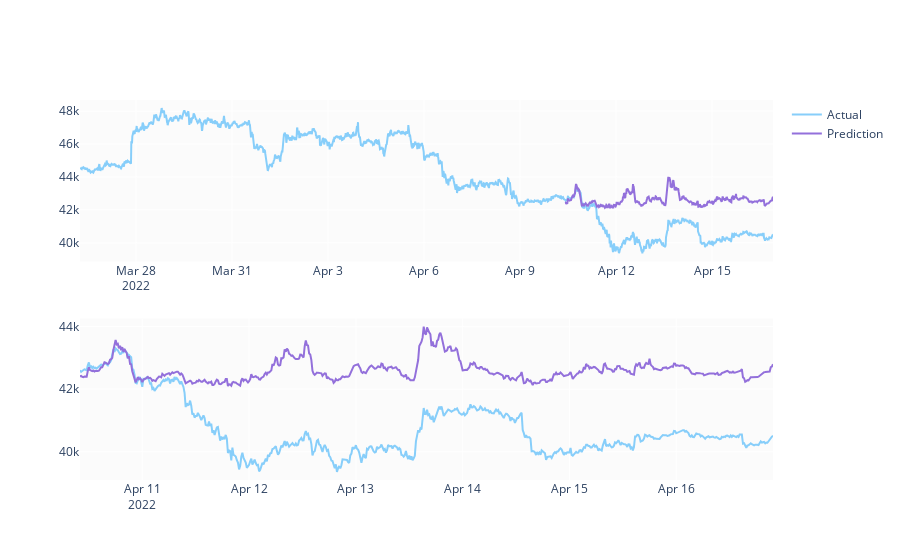

Notebook code cell kept with this figure:
### Code cell
predicted_prices = btc_df.loc[test_split_idx:].copy()
predicted_prices['Close'] = y_pred

fig = make_subplots(rows=2, cols=1)
fig.add_trace(go.Scatter(x=btc_df.time, y=btc_df.close,
                         name='Actual',
                         marker_color='LightSkyBlue'), row=1, col=1)

fig.add_trace(go.Scatter(x=predicted_prices.time,
                         y=predicted_prices.Close,
                         name='Prediction',
                         marker_color='MediumPurple'), row=1, col=1)

fig.add_trace(go.Scatter(x=predicted_prices.time,
                         y=y_test,
                         name='Actual',
                         marker_color='LightSkyBlue',
                         showlegend=False), row=2, col=1)

fig.add_trace(go.Scatter(x=predicted_prices.time,
                         y=y_pred,
                         name='Prediction',
                         marker_color='MediumPurple',
                         showlegend=False), row=2, col=1)

fig.show()
fig.write_image(f'images/{img_name}predictions.png')

### Figure 1 — Plotly figure (JSON) as saved in the notebook; plotly's stock layout.template omitted (floating-point values rounded to 4 significant figures; data arrays with more than 128 entries replaced by an {"elided": "..."} marker saying what was removed)
{"data": [{"marker": {"color": "LightSkyBlue"}, "name": "Actual", "type": "scatter", "x": {"elided": "2080 str values"}, "xaxis": "x", "y": {"elided": "2080 float values"}, "yaxis": "y"}, {"marker": {"color": "MediumPurple"}, "name": "Prediction", "type": "scatter", "x": {"elided": "624 str values"}, "xaxis": "x", "y": {"elided": "624 float values"}, "yaxis": "y"}, {"marker": {"color": "LightSkyBlue"}, "name": "Actual", "showlegend": false, "type": "scatter", "x": {"elided": "624 str values"}, "xaxis": "x2", "y": {"elided": "624 float values"}, "yaxis": "y2"}, {"marker": {"color": "MediumPurple"}, "name": "Prediction", "showlegend": false, "type": "scatter", "x": {"elided": "624 str values"}, "xaxis": "x2", "y": {"elided": "624 float values"}, "yaxis": "y2"}], "layout": {"autosize": true, "xaxis": {"anchor": "y", "autorange": true, "domain": [0, 1], "range": ["2022-03-26 06:00", "2022-04-16 21:45"], "type": "date"}, "xaxis2": {"anchor": "y2", "autorange": true, "domain": [0, 1], "range": ["2022-04-10 10:00", "2022-04-16 21:45"], "type": "date"}, "yaxis": {"anchor": "x", "autorange": true, "domain": [0.575, 1], "range": [38860.0, 48670.0], "type": "linear"}, "yaxis2": {"anchor": "x2", "autorange": true, "domain": [0, 0.425], "range": [39100.0, 44260.0], "type": "linear"}}}
